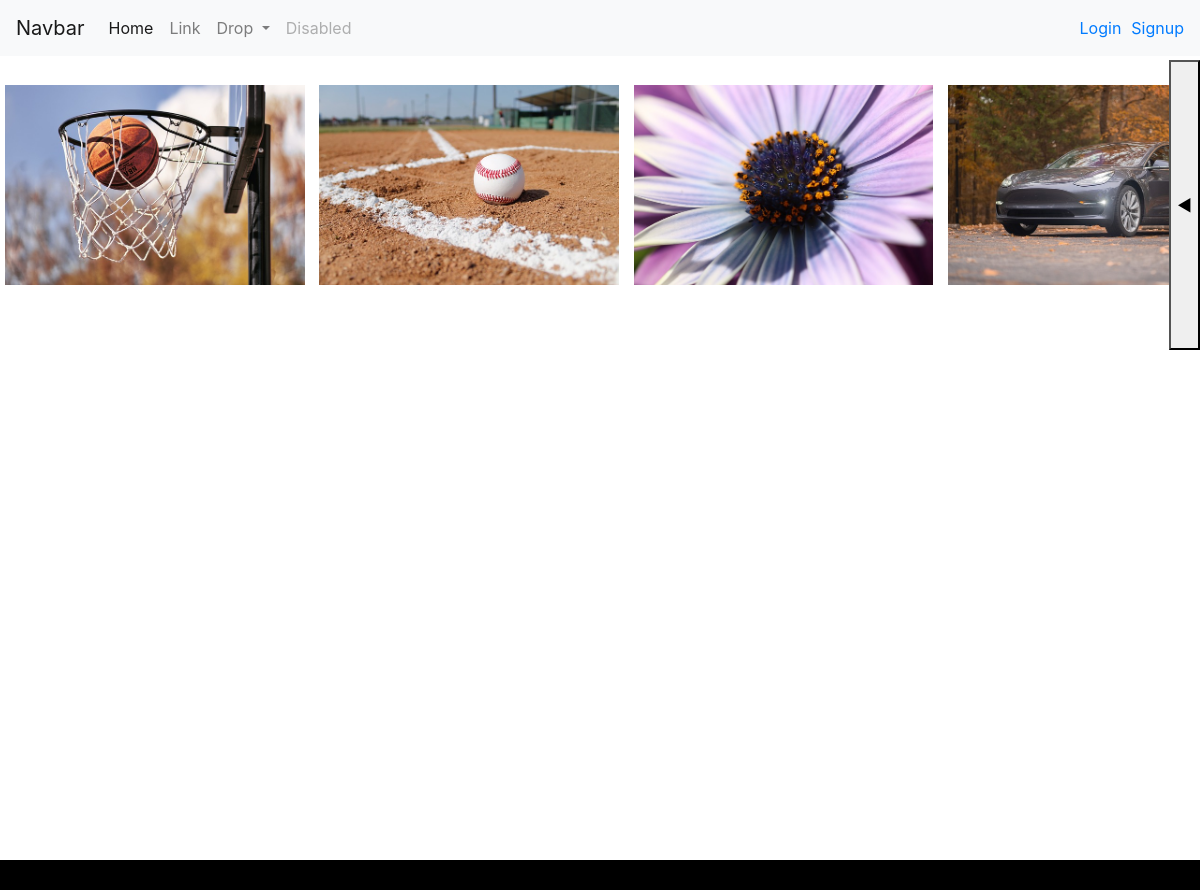
/photos/carousel/, run on an earlier commit of the app's database.
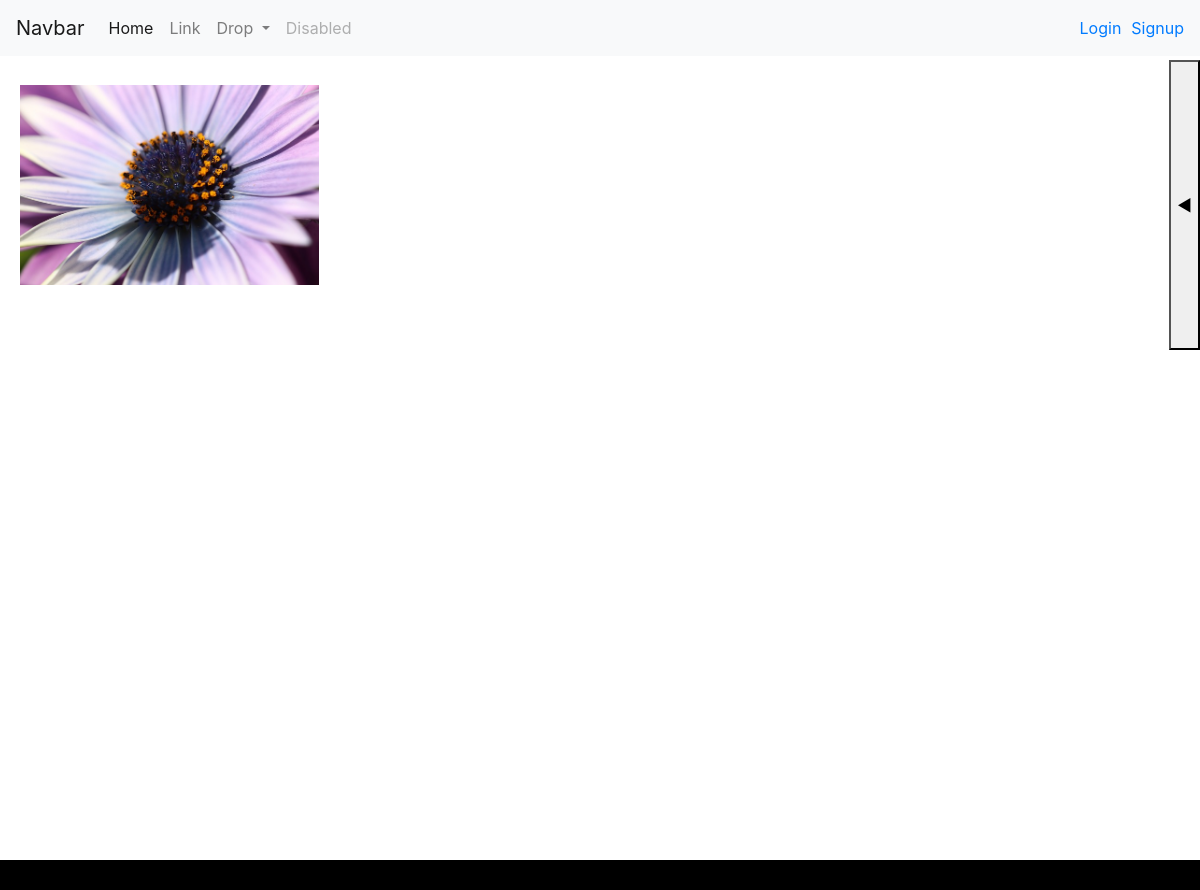
And on a later commit of the database.
### photos/models.py (models this page shows, shortened)
class photo(models.Model):
    title = models.TextField(max_length=40, null=True)
    imgfile = models.ImageField(null=True, upload_to="", blank=True)
    content = models.TextField()
    created_at = models.DateTimeField(auto_now_add=True)
    updated_at = models.DateTimeField(auto_now=True)
    views = models.IntegerField(default=0)

### photos/views.py (the view)
# urls.py: path('carousel/',views.carousel,name='carousel'),
def carousel(request):
    images = photo.objects.all()
    context = {
            'A': 'A',
            'images' : images
    }
    return render(request, 'photos/carousel.html', context)

### accounts/models.py (called while the page is built)
    def __del__(self):
        user_dir_path = "./media/userfiles/"+self.username+"/"
        print(user_dir_path)
        if os.path.exists(user_dir_path):
            print('exist')
            os.remove(user_dir_path)
            os.rmdir(user_dir_path)
        else :
            print('없음')

### templates/photos/carousel.html (shortened to what this page needs)
{% extends 'base.html' %}
{% block content %}
<div style="display: flex;">
    <div id="image_display" style="height: 250px; width: 1200px; margin:20px; overflow: auto;  white-space: nowrap;margin-left: auto; margin-right: auto;" >
        {% for i in images %}
        <img src="{{ i.imgfile.url }}" alt="" style="height: 200px; margin: 5px">
        {% endfor %}
    </div>
    <button onclick="scrollLeft()" >◀</button>
</div>
{% endblock %}

What changed in the data, as far as the page shows it:
no longer on this page (row edited): photo: imgfile (picture)
removed photo: imgfile (picture)
removed photo: imgfile (picture)
